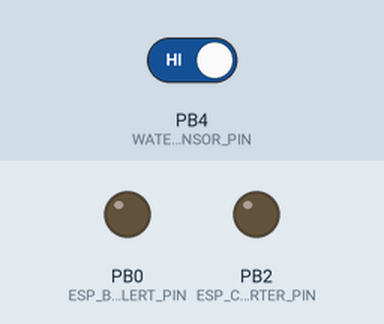
A sketch run on a simulated ATtiny85, built with avr-gcc and run on an emulated ATtiny85. Shown: output pins drawn as LEDs (lit = HIGH). The inputs (shaded band) are chosen by the test bench; at power-on: PB4 (WATER_SENSOR_PIN) HIGH. Sleep ends after the set time or at an interrupt.

Above: at 17.3 s.
17.4 s: PB4 (WATER_SENSOR_PIN) driven LOW
At 25.5 s:
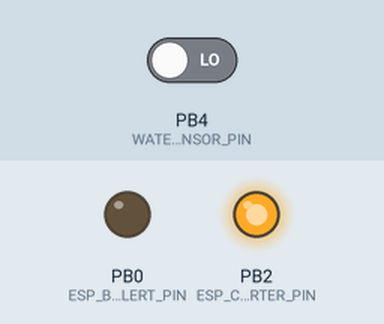
Timing chart, 0 to 42.7 s (numbered marks = the images above; inputs shaded):
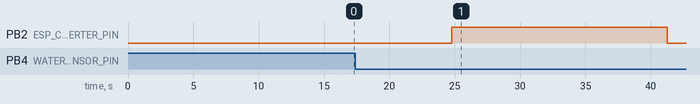

Measured:
- after the input at 17.4 s, PB2 (ESP_CONVERTER_PIN): LOW → HIGH after 7.4 s, → LOW 16.5 s later

The sketch:

at-tiny85.ino
```cpp
#define DEBUG_LEVEL   1

#if DEBUG_LEVEL == 0
#define SERIAL_PRINT(x)
#define SERIAL_PRINTLN(x)
#elif DEBUG_LEVEL == 1
#include <SendOnlySoftwareSerial.h>
#define SERIAL_TX                 PB1
SendOnlySoftwareSerial Serial(SERIAL_TX);
#define SERIAL_PRINT(x) Serial.print(x)
#define SERIAL_PRINTLN(x) Serial.println(x)
#else
#error "You need to define a debug level"
#endif

#include <avr/sleep.h>
#include <avr/wdt.h>

//#define SWITCH_PIN_INTERRUPT      PCINT4 /* PB4 */
//#define SWITCH_PIN                PB4
#define WATER_SENSOR_PIN          PB4
#define ESP_CONVERTER_PIN         PB2
#define ESP_BATT_ALERT_PIN        PB0
#define ESP_RESET_PIN             PB3

#define AT_TINY_SLEEP_TIME        8UL   /* seconds */
#define WARN_BATT_LEVEL           3000 /* mV */
//#define WARN_BATT_LEVEL           4500 /* mV */
#define WAKEUP_BATT_LEVEL_INT     (24 * 60 * 60UL) /* seconds */
//#define WAKEUP_BATT_LEVEL_INT     (16) /* seconds */
#define CHECK_WATER_INTERVAL      120UL /* seconds */

#define ESP_ON_CYCLES             2 /* x AT_TINY_SLEEP_TIME = how long the ESP will be on*/

#if (AT_TINY_SLEEP_TIME == 8)
#define TIMER_PRESCALER_SETTING 9
#elif (AT_TINY_SLEEP_TIME == 4)
#define TIMER_PRESCALER_SETTING 8
#elif (AT_TINY_SLEEP_TIME == 2)
#define TIMER_PRESCALER_SETTING 7
#elif (AT_TINY_SLEEP_TIME == 1)
#define TIMER_PRESCALER_SETTING 6
#else
#error "Invalid AT Tiny sleep interval"
#endif

#define INT_TO_SLEEP_TIME(x)  ((x) / AT_TINY_SLEEP_TIME)

int watchdog_counter = 0;
uint8_t switch_wakeup = 0;
uint8_t shdn_esp_next_wakeup = 0;
uint8_t esp_cycles = ESP_ON_CYCLES;
int batt_level = WARN_BATT_LEVEL + 1;
bool check_water = 1;

//This runs each time the watch dog wakes us up from sleep
ISR(WDT_vect) {
  watchdog_counter++;
}

//ISR(PCINT0_vect) {
//  switch_wakeup++;
//}

void setup() {
  // put your setup code here, to run once:
#if DEBUG_LEVEL > 0
  Serial.begin(9600);
#endif
  SERIAL_PRINTLN("In setup()");

  pinMode(ESP_CONVERTER_PIN, OUTPUT);
  pinMode(ESP_BATT_ALERT_PIN, OUTPUT);
  pinMode(WATER_SENSOR_PIN, INPUT_PULLUP);

  digitalWrite(ESP_CONVERTER_PIN, LOW);
  digitalWrite(ESP_BATT_ALERT_PIN, LOW);

  //GIMSK |= _BV(PCIE);                     // Enable Pin Change Interrupts
  //PCMSK |= _BV(SWITCH_PIN_INTERRUPT);     // Use PB4 as interrupt pin
//  for(int x = 0 ; x < 8 ; x++)
//  {
    //water_avg += analogRead(WATER_SENSOR_PIN);

    //SERIAL_PRINT("Calibrating "); SERIAL_PRINTLN(x);
    //SERIAL_PRINT("Avg = "); SERIAL_PRINTLN(water_avg);
    //delay(50);
  //}
  //water_avg /= 8;

  ADCSRA &= ~(1<<ADEN); //Disable ADC, saves ~230uA
  //Power down various bits of hardware to lower power usage
  set_sleep_mode(SLEEP_MODE_PWR_DOWN); //Power down everything, wake up from WDT
  sleep_enable();
}

void loop(void)
{
  SERIAL_PRINTLN("In loop");

  if (shdn_esp_next_wakeup) {
    if (shdn_esp_next_wakeup++ == ESP_ON_CYCLES) {
      digitalWrite(ESP_CONVERTER_PIN, LOW);
      digitalWrite(ESP_BATT_ALERT_PIN, LOW);
      shdn_esp_next_wakeup = 0;
      //PCMSK |= _BV(SWITCH_PIN_INTERRUPT);
    } else {
      SERIAL_PRINT("Remaining cycles: "); SERIAL_PRINTLN(ESP_ON_CYCLES - shdn_esp_next_wakeup);
      watchdog_counter = 0;
    }
  }

  if (watchdog_counter == INT_TO_SLEEP_TIME(WAKEUP_BATT_LEVEL_INT)) {
    batt_level = readVcc();
    SERIAL_PRINT("VCC = "); SERIAL_PRINTLN(batt_level);
    if (batt_level <= WARN_BATT_LEVEL) {
      /* disable interrupt by press */
      //PCMSK &= ~_BV(SWITCH_PIN_INTERRUPT);

      digitalWrite(ESP_BATT_ALERT_PIN, HIGH);

      // step 1: set rst pin 0
      pinMode(ESP_RESET_PIN, OUTPUT);
      digitalWrite(ESP_RESET_PIN, LOW);

      // step 2: enable power
      digitalWrite(ESP_CONVERTER_PIN, HIGH);

      // step 3: delay ~1ms (1.3)
      delay(1);

      // step 4: RST is now HiZ
      pinMode(ESP_RESET_PIN, INPUT);

      shdn_esp_next_wakeup = 1;

      SERIAL_PRINTLN("send_low_batt_level_warning");
    }
    watchdog_counter = 0;
  } else {
    //if (check_water()) {
    if ((check_water == 0) && (watchdog_counter == INT_TO_SLEEP_TIME(CHECK_WATER_INTERVAL))) {
      /*
       * Don't check every AT_TINY_SLEEP intervals if water is still present; rather allow
       * for about 2 mins to pass till you check again. This is to guard against missing
       * the first message and limiting the time.
       */
      check_water = 1;
    }
    if ((check_water == 1) && (digitalRead(WATER_SENSOR_PIN) == LOW)) {
      //cli();
      //PCMSK &= ~_BV(SWITCH_PIN_INTERRUPT);
      check_water = 0;

      shdn_esp_next_wakeup = 1;

      if (batt_level <= WARN_BATT_LEVEL) {
        digitalWrite(ESP_BATT_ALERT_PIN, HIGH);
      }

      // step 1: set rst pin 0
      pinMode(ESP_RESET_PIN, OUTPUT);
      digitalWrite(ESP_RESET_PIN, LOW);

      // step 2: enable power
      digitalWrite(ESP_CONVERTER_PIN, HIGH);

      // step 3: delay ~1ms (1.3)
      delay(1);

      // step 4: RST is now HiZ
      pinMode(ESP_RESET_PIN, INPUT);

      //sei();
    } else {
      SERIAL_PRINTLN("???");
    }
  }
  SERIAL_PRINT("watchdog_counter = "); SERIAL_PRINTLN(watchdog_counter);
  SERIAL_PRINT("check_water = "); SERIAL_PRINTLN(check_water);

  setup_watchdog(TIMER_PRESCALER_SETTING);
  sleep_mode();
}

//Sets the watchdog timer to wake us up, but not reset
//0=16ms, 1=32ms, 2=64ms, 3=128ms, 4=250ms, 5=500ms
//6=1sec, 7=2sec, 8=4sec, 9=8sec
//From: http://interface.khm.de/index.php/lab/experiments/sleep_watchdog_battery/
void setup_watchdog(int timerPrescaler) {

  if (timerPrescaler > 9 ) timerPrescaler = 9; //Limit incoming amount to legal settings

  byte bb = timerPrescaler & 7;
  if (timerPrescaler > 7) bb |= (1<<5); //Set the special 5th bit if necessary

  //This order of commands is important and cannot be combined
  MCUSR &= ~(1<<WDRF); //Clear the watch dog reset
  WDTCR |= (1<<WDCE) | (1<<WDE); //Set WD_change enable, set WD enable
  WDTCR = bb; //Set new watchdog timeout value
  WDTCR |= _BV(WDIE); //Set the interrupt enable, this will keep unit from resetting after each int
}

long readVcc()
{
  ADCSRA |= (1<<ADEN); //Enable ADC

  // Read 1.1V reference against AVcc
  // set the reference to Vcc and the measurement to the internal 1.1V reference
  #if defined(__AVR_ATmega32U4__) || defined(__AVR_ATmega1280__) || defined(__AVR_ATmega2560__)
    ADMUX = _BV(REFS0) | _BV(MUX4) | _BV(MUX3) | _BV(MUX2) | _BV(MUX1);
  #elif defined (__AVR_ATtiny24__) || defined(__AVR_ATtiny44__) || defined(__AVR_ATtiny84__)
    ADMUX = _BV(MUX5) | _BV(MUX0);
  #elif defined (__AVR_ATtiny25__) || defined(__AVR_ATtiny45__) || defined(__AVR_ATtiny85__)
    ADMUX = _BV(MUX3) | _BV(MUX2);
  #else
    ADMUX = _BV(REFS0) | _BV(MUX3) | _BV(MUX2) | _BV(MUX1);
  #endif

  delay(2); // Wait for Vref to settle
  ADCSRA |= _BV(ADSC); // Start conversion
  while (bit_is_set(ADCSRA,ADSC)); // measuring

  uint8_t low  = ADCL; // must read ADCL first - it then locks ADCH
  uint8_t high = ADCH; // unlocks both

  long result = (high<<8) | low;

  result = 1125300L / result; // Calculate Vcc (in mV); 1125300 = 1.1*1023*1000

  ADCSRA &= ~(1<<ADEN); //Disable ADC, saves ~230uA
  return result; // Vcc in millivolts
}
```
